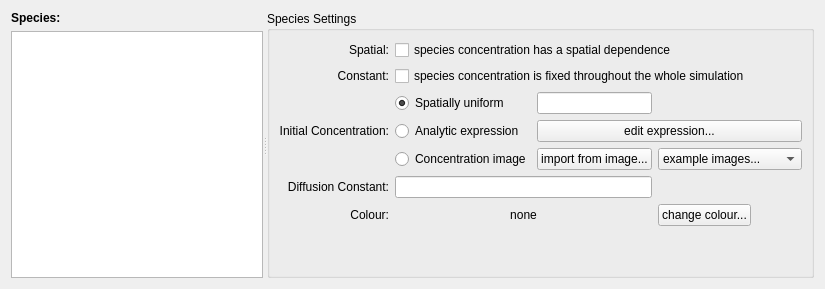
       <widget class="QWidget" name="tabSpecies">
        <property name="whatsThis">
         <string>&lt;h4&gt;Species tab&lt;/h4&gt;
&lt;p&gt;The Species tab contains a list of all the species that live in each compartment of the model.&lt;/p&gt;
&lt;p&gt;Here you can specify the properties of each species, such as its initial concentration.&lt;/p&gt;
&lt;p&gt;If the 'Spatial' checkbox is enabled, then its concentration can vary within the compartment, and this concentration can be imported from an image.&lt;/p&gt;
&lt;p&gt;The species will also diffuse throughout the compartment at a rate given by the 'Diffusion Constant'&lt;/p&gt;</string>
        </property>
        <attribute name="title">
         <string>Species</string>
        </attribute>
        <layout class="QHBoxLayout" name="horizontalLayout_4">
         <item>
          <widget class="QSplitter" name="splitter_4">
           <property name="orientation">
            <enum>Qt::Horizontal</enum>
           </property>
           <property name="childrenCollapsible">
            <bool>false</bool>
           </property>
           <widget class="QWidget" name="verticalLayoutWidget_3">
            <layout class="QVBoxLayout" name="verticalLayout_7">
             <item>
              <widget class="QLabel" name="lblSpecies">
               <property name="sizePolicy">
                <sizepolicy hsizetype="Fixed" vsizetype="Fixed">
                 <horstretch>0</horstretch>
                 <verstretch>0</verstretch>
                </sizepolicy>
               </property>
               <property name="font">
                <font>
                 <weight>75</weight>
                 <bold>true</bold>
                </font>
               </property>
               <property name="autoFillBackground">
                <bool>true</bool>
               </property>
               <property name="text">
                <string>Species:</string>
               </property>
               <property name="scaledContents">
                <bool>false</bool>
               </property>
               <property name="alignment">
                <set>Qt::AlignLeading|Qt::AlignLeft|Qt::AlignVCenter</set>
               </property>
              </widget>
             </item>
             <item>
              <widget class="QTreeWidget" name="listSpecies">
               <property name="sizePolicy">
                <sizepolicy hsizetype="Preferred" vsizetype="Expanding">
                 <horstretch>0</horstretch>
                 <verstretch>0</verstretch>
                </sizepolicy>
               </property>
               <property name="editTriggers">
                <set>QAbstractItemView::NoEditTriggers</set>
               </property>
               <property name="headerHidden">
                <bool>true</bool>
               </property>
               <column>
                <property name="text">
                 <string notr="true">1</string>
                </property>
               </column>
              </widget>
             </item>
            </layout>
           </widget>
           <widget class="QGroupBox" name="grpSpecies">
            <property name="sizePolicy">
             <sizepolicy hsizetype="Expanding" vsizetype="Preferred">
              <horstretch>1</horstretch>
              <verstretch>0</verstretch>
             </sizepolicy>
            </property>
            <property name="title">
             <string>Species Settings</string>
            </property>
            <layout class="QVBoxLayout" name="verticalLayout">
             <item>
              <layout class="QGridLayout" name="gridSpeciesSettings">
               <item row="2" column="0" rowspan="3">
                <widget class="QLabel" name="lblInitConc">
                 <property name="text">
                  <string>Initial Concentration:</string>
                 </property>
                 <property name="alignment">
                  <set>Qt::AlignRight|Qt::AlignTrailing|Qt::AlignVCenter</set>
                 </property>
                </widget>
               </item>
               <item row="2" column="2">
                <widget class="QRadioButton" name="radInitialConcentrationUniform">
                 <property name="sizePolicy">
                  <sizepolicy hsizetype="Preferred" vsizetype="Preferred">
                   <horstretch>0</horstretch>
                   <verstretch>0</verstretch>
                  </sizepolicy>
                 </property>
                 <property name="toolTip">
                  <string>Spatially uniform initial concentration: no spatial dependence</string>
                 </property>
                 <property name="statusTip">
                  <string>Spatially uniform initial concentration: no spatial dependence</string>
                 </property>
                 <property name="whatsThis">
                  <string>&lt;h4&gt;Spatially uniform initial concentration&lt;/h4&gt;
&lt;p&gt;The initial concentration of the species is the same everywhere in the compartment.&lt;/p&gt;</string>
                 </property>
                 <property name="text">
                  <string>Spatially uniform</string>
                 </property>
                 <property name="checked">
                  <bool>true</bool>
                 </property>
                </widget>
               </item>
               <item row="8" column="0">
                <widget class="QLabel" name="lblSpeciesColourLabel">
                 <property name="sizePolicy">
                  <sizepolicy hsizetype="Preferred" vsizetype="Preferred">
                   <horstretch>0</horstretch>
                   <verstretch>0</verstretch>
                  </sizepolicy>
                 </property>
                 <property name="toolTip">
                  <string>The colour that is used to display the concentration of this species</string>
                 </property>
                 <property name="statusTip">
                  <string>The colour that is used to display the concentration of this species</string>
                 </property>
                 <property name="whatsThis">
                  <string>The colour that is used to display the concentration of this species</string>
                 </property>
                 <property name="text">
                  <string>Colour:</string>
                 </property>
                 <property name="alignment">
                  <set>Qt::AlignRight|Qt::AlignTrailing|Qt::AlignVCenter</set>
                 </property>
                </widget>
               </item>
               <item row="4" column="3" colspan="5">
                <widget class="QPushButton" name="btnImportConcentration">
                 <property name="enabled">
                  <bool>true</bool>
                 </property>
                 <property name="sizePolicy">
                  <sizepolicy hsizetype="Preferred" vsizetype="Preferred">
                   <horstretch>0</horstretch>
                   <verstretch>0</verstretch>
                  </sizepolicy>
                 </property>
                 <property name="toolTip">
                  <string>Import an image of the spatial concentration of this species</string>
                 </property>
                 <property name="statusTip">
                  <string>Import an image of the spatial concentration of this species</string>
                 </property>
                 <property name="whatsThis">
                  <string>&lt;h4&gt;import from image&lt;/h4&gt;&lt;p&gt;Import an image of the spatial concentration of this species&lt;/p&gt;</string>
                 </property>
                 <property name="text">
                  <string>import from image...</string>
                 </property>
                </widget>
               </item>
               <item row="1" column="2" colspan="7">
                <widget class="QCheckBox" name="chkSpeciesIsConstant">
                 <property name="sizePolicy">
                  <sizepolicy hsizetype="Preferred" vsizetype="Preferred">
                   <horstretch>0</horstretch>
                   <verstretch>0</verstretch>
                  </sizepolicy>
                 </property>
                 <property name="toolTip">
                  <string>if &quot;Constant&quot; is checked: the species has a fixed concentration during the simulation</string>
                 </property>
                 <property name="statusTip">
                  <string>'Constant': species concentration cannot be altered by the simulation</string>
                 </property>
                 <property name="whatsThis">
                  <string>&lt;h4&gt;Constant&lt;/h4&gt;&lt;p&gt;A constant species has a fixed concentration. It keeps its initial concentration for the whole simulation.&lt;/p&gt;</string>
                 </property>
                 <property name="text">
                  <string>species concentration is fixed throughout the whole simulation</string>
                 </property>
                </widget>
               </item>
               <item row="1" column="0">
                <widget class="QLabel" name="lblSpeciesIsConstant">
                 <property name="sizePolicy">
                  <sizepolicy hsizetype="Preferred" vsizetype="Preferred">
                   <horstretch>0</horstretch>
                   <verstretch>0</verstretch>
                  </sizepolicy>
                 </property>
                 <property name="toolTip">
                  <string>A constant species has a fixed concentration</string>
                 </property>
                 <property name="statusTip">
                  <string>A constant species has a fixed concentration</string>
                 </property>
                 <property name="whatsThis">
                  <string>&lt;h4&gt;Constant&lt;/h4&gt;&lt;p&gt;A constant species has a fixed concentration. It keeps its initial concentration for the whole simulation.&lt;/p&gt;</string>
                 </property>
                 <property name="text">
                  <string>Constant:</string>
                 </property>
                 <property name="alignment">
                  <set>Qt::AlignRight|Qt::AlignTrailing|Qt::AlignVCenter</set>
                 </property>
                </widget>
               </item>
               <item row="0" column="0">
                <widget class="QLabel" name="lblSpeciesIsSpacial">
                 <property name="toolTip">
                  <string>'Spatial': species concentration can vary depending on the location within the compartment</string>
                 </property>
                 <property name="statusTip">
                  <string>'Spatial': species concentration can vary depending on the location within the compartment</string>
                 </property>
                 <property name="whatsThis">
                  <string>&lt;h4&gt;Spatial&lt;/h4&gt;&lt;p&gt;A spatial species has a concentration that is a function of space within the compartment, i.e. it can take different values at different locations within the compartment&lt;/p&gt;</string>
                 </property>
                 <property name="text">
                  <string>Spatial:</string>
                 </property>
                 <property name="alignment">
                  <set>Qt::AlignRight|Qt::AlignTrailing|Qt::AlignVCenter</set>
                 </property>
                </widget>
               </item>
               <item row="0" column="2" colspan="7">
                <widget class="QCheckBox" name="chkSpeciesIsSpatial">
                 <property name="toolTip">
                  <string>'Spatial': species concentration can vary depending on the location within the compartment</string>
                 </property>
                 <property name="statusTip">
                  <string>'Spatial': species concentration can vary depending on the location within the compartment</string>
                 </property>
                 <property name="whatsThis">
                  <string>&lt;h4&gt;Spatial&lt;/h4&gt;&lt;p&gt;A spatial species has a concentration that is a function of space within the compartment, i.e. it can take different values at different locations within the compartment&lt;/p&gt;</string>
                 </property>
                 <property name="text">
                  <string>species concentration has a spatial dependence</string>
                 </property>
                </widget>
               </item>
               <item row="3" column="3" colspan="6">
                <widget class="QPushButton" name="btnAnalyticConcentration">
                 <property name="sizePolicy">
                  <sizepolicy hsizetype="Preferred" vsizetype="Preferred">
                   <horstretch>0</horstretch>
                   <verstretch>0</verstretch>
                  </sizepolicy>
                 </property>
                 <property name="text">
                  <string>edit expression...</string>
                 </property>
                </widget>
               </item>
               <item row="7" column="0">
                <widget class="QLabel" name="lblDiffConst">
                 <property name="toolTip">
                  <string>Diffusion constant: how fast the species diffuses (spreads out) within the compartment</string>
                 </property>
                 <property name="statusTip">
                  <string>Diffusion constant: how fast the species diffuses (spreads out) within the compartment</string>
                 </property>
                 <property name="whatsThis">
                  <string>&lt;h4&gt;Diffusion constant&lt;/h4&gt;
&lt;p&gt;The rate at which the species diffuses within the compartment&lt;/p&gt;</string>
                 </property>
                 <property name="text">
                  <string>Diffusion Constant:</string>
                 </property>
                 <property name="alignment">
                  <set>Qt::AlignRight|Qt::AlignTrailing|Qt::AlignVCenter</set>
                 </property>
                </widget>
               </item>
               <item row="3" column="2">
                <widget class="QRadioButton" name="radInitialConcentrationAnalytic">
                 <property name="sizePolicy">
                  <sizepolicy hsizetype="Preferred" vsizetype="Preferred">
                   <horstretch>0</horstretch>
                   <verstretch>0</verstretch>
                  </sizepolicy>
                 </property>
                 <property name="toolTip">
                  <string>Spatially varying initial concentration: varies with position</string>
                 </property>
                 <property name="statusTip">
                  <string>Spatially varying initial concentration: varies with position</string>
                 </property>
                 <property name="whatsThis">
                  <string>&lt;h4&gt;Spatially varying initial concentration&lt;/h4&gt;
&lt;p&gt;The initial concentration of the species can vary depending on the location within the compartment.&lt;/p&gt;</string>
                 </property>
                 <property name="text">
                  <string>Analytic expression</string>
                 </property>
                </widget>
               </item>
               <item row="4" column="8">
                <widget class="QComboBox" name="cmbImportExampleConcentration">
                 <property name="currentText">
                  <string>example images...</string>
                 </property>
                 <property name="frame">
                  <bool>true</bool>
                 </property>
                 <item>
                  <property name="text">
                   <string>example images...</string>
                  </property>
                 </item>
                 <item>
                  <property name="text">
                   <string>one-blob-100x100</string>
                  </property>
                 </item>
                 <item>
                  <property name="text">
                   <string>two-blobs-100x100</string>
                  </property>
                 </item>
                 <item>
                  <property name="text">
                   <string>three-blobs-100x100</string>
                  </property>
                 </item>
                 <item>
                  <property name="text">
                   <string>gradient-100x100</string>
                  </property>
                 </item>
                </widget>
               </item>
               <item row="8" column="8">
                <widget class="QPushButton" name="btnChangeSpeciesColour">
                 <property name="sizePolicy">
                  <sizepolicy hsizetype="Fixed" vsizetype="Fixed">
                   <horstretch>0</horstretch>
                   <verstretch>0</verstretch>
                  </sizepolicy>
                 </property>
                 <property name="toolTip">
                  <string>Change the colour that is used to display the concentration of this species</string>
                 </property>
                 <property name="statusTip">
                  <string>Change the colour that is used to display the concentration of this species</string>
                 </property>
                 <property name="whatsThis">
                  <string>Change the colour that is used to display the concentration of this species</string>
                 </property>
                 <property name="text">
                  <string>change colour...</string>
                 </property>
                </widget>
               </item>
               <item row="2" column="3" colspan="5">
                <widget class="QLineEdit" name="txtInitialConcentration">
                 <property name="sizePolicy">
                  <sizepolicy hsizetype="Preferred" vsizetype="Preferred">
                   <horstretch>0</horstretch>
                   <verstretch>0</verstretch>
                  </sizepolicy>
                 </property>
                </widget>
               </item>
               <item row="8" column="2" colspan="6">
                <widget class="QLabel" name="lblSpeciesColour">
                 <property name="sizePolicy">
                  <sizepolicy hsizetype="Expanding" vsizetype="Preferred">
                   <horstretch>0</horstretch>
                   <verstretch>0</verstretch>
                  </sizepolicy>
                 </property>
                 <property name="toolTip">
                  <string>The colour that is used to display the concentration of this species</string>
                 </property>
                 <property name="statusTip">
                  <string>The colour that is used to display the concentration of this species</string>
                 </property>
                 <property name="whatsThis">
                  <string>The colour that is used to display the concentration of this species</string>
                 </property>
                 <property name="autoFillBackground">
                  <bool>false</bool>
                 </property>
                 <property name="text">
                  <string>none</string>
                 </property>
                 <property name="scaledContents">
                  <bool>true</bool>
                 </property>
                 <property name="alignment">
                  <set>Qt::AlignCenter</set>
                 </property>
                </widget>
               </item>
               <item row="2" column="8">
                <widget class="QLabel" name="lblInitialConcentrationUnits">
                 <property name="text">
                  <string/>
                 </property>
                </widget>
               </item>
               <item row="4" column="2">
                <widget class="QRadioButton" name="radInitialConcentrationImage">
                 <property name="text">
                  <string>Concentration image</string>
                 </property>
                </widget>
               </item>
               <item row="7" column="8">
                <widget class="QLabel" name="lblDiffusionConstantUnits">
                 <property name="text">
                  <string/>
                 </property>
                </widget>
               </item>
               <item row="7" column="2" colspan="6">
                <widget class="QLineEdit" name="txtDiffusionConstant">
                 <property name="sizePolicy">
                  <sizepolicy hsizetype="Preferred" vsizetype="Preferred">
                   <horstretch>0</horstretch>
                   <verstretch>0</verstretch>
                  </sizepolicy>
                 </property>
                 <property name="toolTip">
                  <string>Diffusion constant: how fast the species diffuses (spreads out) within the compartment</string>
                 </property>
                 <property name="statusTip">
                  <string>Diffusion constant: how fast the species diffuses (spreads out) within the compartment</string>
                 </property>
                 <property name="whatsThis">
                  <string>&lt;h4&gt;Diffusion constant&lt;/h4&gt;
&lt;p&gt;The rate at which the species diffuses within the compartment&lt;/p&gt;</string>
                 </property>
                </widget>
               </item>
              </layout>
             </item>
             <item>
              <spacer name="verticalSpacer">
               <property name="orientation">
                <enum>Qt::Vertical</enum>
               </property>
               <property name="sizeHint" stdset="0">
                <size>
                 <width>20</width>
                 <height>40</height>
                </size>
               </property>
              </spacer>
             </item>
            </layout>
           </widget>
          </widget>
         </item>
        </layout>
       </widget>
